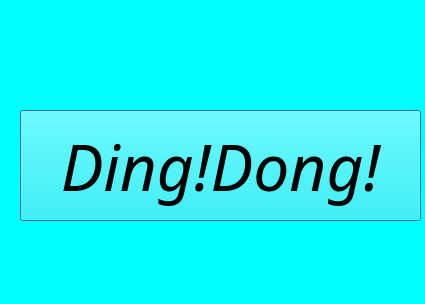
<?xml version="1.0" encoding="UTF-8"?>
<ui version="4.0">
 <class>Dialog</class>
 <widget class="QDialog" name="Dialog">
  <property name="geometry">
   <rect>
    <x>0</x>
    <y>0</y>
    <width>425</width>
    <height>304</height>
   </rect>
  </property>
  <property name="windowTitle">
   <string>Dialog</string>
  </property>
  <property name="styleSheet">
   <string notr="true">background-color:rgb(0, 255, 255);
background:url(:/bellimages/roundGould.jpg)</string>
  </property>
  <widget class="QPushButton" name="pushButton">
   <property name="geometry">
    <rect>
     <x>20</x>
     <y>110</y>
     <width>401</width>
     <height>111</height>
    </rect>
   </property>
   <property name="sizePolicy">
    <sizepolicy hsizetype="Minimum" vsizetype="Fixed">
     <horstretch>0</horstretch>
     <verstretch>0</verstretch>
    </sizepolicy>
   </property>
   <property name="font">
    <font>
     <family>Monotype Corsiva</family>
     <pointsize>48</pointsize>
     <italic>true</italic>
    </font>
   </property>
   <property name="cursor">
    <cursorShape>ArrowCursor</cursorShape>
   </property>
   <property name="styleSheet">
    <string notr="true">background-image: url(:/bmps/beldan.bmp);</string>
   </property>
   <property name="text">
    <string>Ding!Dong!</string>
   </property>
  </widget>
 </widget>
 <resources>
  <include location="qtScreendesign/qtResource.qrc"/>
 </resources>
 <connections/>
</ui>
